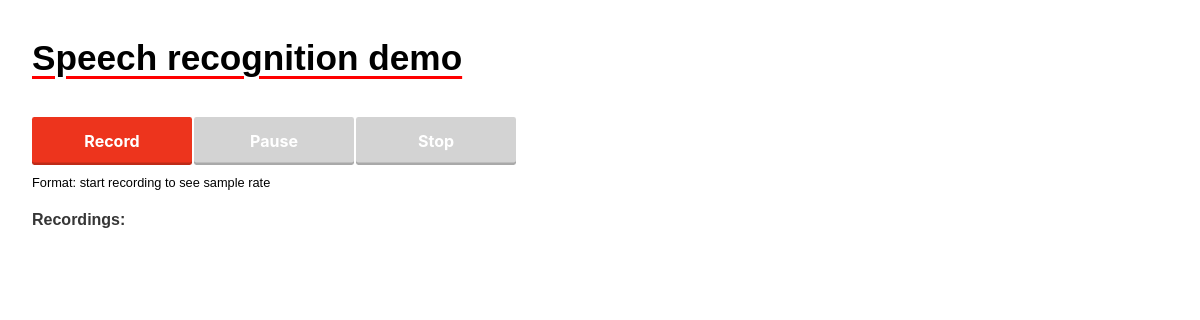
/record/, run on an earlier commit of the app's database.
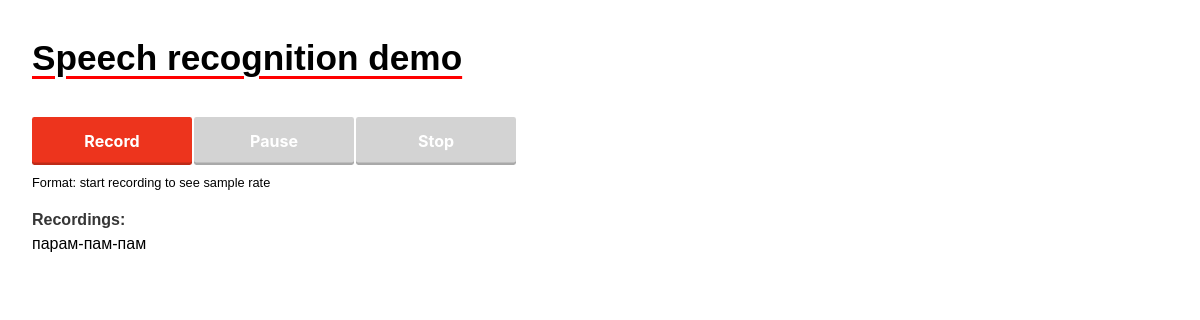
And on a later commit of the database.
### apps/stt/models.py (models this page shows, shortened)
class Record(models.Model):
    id = models.IntegerField(db_column='id', blank=False, null=False, primary_key=True, editable=False)
    audio_name = models.TextField()
    voice_record = models.FileField(upload_to="records")
    language = models.CharField(max_length=50, null=True, blank=True)
    dtcreate = models.DateTimeField(auto_now_add=True)
    class Meta:
        verbose_name = "Record"
        verbose_name_plural = "Records"

### apps/stt/views.py (the view, shortened to what this page needs)
# urls.py: path("record/", views.record, name="record"),
@csrf_exempt
def record(request):
    text_db = Record.objects.last()
    context = {"page_title": "Record audio",
               'text_db': text_db
               }
    return render(request, "stt/record.html", context)

### apps/stt/templates/stt/record.html (shortened to what this page needs)
{% extends 'stt/base.html' %}
{% load static %}
{% block css %}
<link href="{% static 'assets/css/video-js.css' %}" rel="stylesheet" />
<link href="{% static 'assets/css/all.min.css' %}" rel="stylesheet" />
<link
  href="{% static 'assets/css/videojs.wavesurfer.min.css' %}"
  rel="stylesheet"
/>
<link href="{% static 'assets/css/style.css' %}" rel="stylesheet" />
<link href="{% static 'assets/css/videojs.record.css' %}" rel="stylesheet" />
{% endblock css %}
{% block content %}
<h1>Speech recognition demo</h1>
    <div id="controls">
  	 <button id="recordButton">Record</button>
  	 <button id="pauseButton" disabled>Pause</button>
  	 <button id="stopButton" disabled>Stop</button>
    </div>
    <div id="formats">Format: start recording to see sample rate</div>
  	<p><strong>Recordings:</strong></p>
		{{ text_db.audio_name }}
{% endblock content %}

### apps/stt/templates/stt/base.html (shortened to what this page needs)
{% load static %}
<!DOCTYPE html>
<html>
  <head>
    <link rel="stylesheet" href="{% static 'assets/css/bulma.min.css' %}" />
    {% block css %}{% endblock css %}
  </head>
  <body>
    {% block content %} {% endblock content %}
  </body>
</html>

### static/assets/css/style.css (style rules this page uses)
p { margin-top: 1rem; }
body { line-height: 1.5; font-family: sans-serif; word-wrap: break-word; overflow-wrap: break-word; color:black; margin:2em; }
h1 { text-decoration: underline red; text-decoration-thickness: 3px; text-underline-offset: 6px; font-size: 220%; font-weight: bold; }
#controls { display: flex; margin-top: 2rem; max-width: 28em; }
button { flex-grow: 1; height: 3rem; min-width: 10rem; border: none; border-radius: 0.15rem; background: #ed341d; margin-left: 2px; box-shadow: inset 0 -0.15rem 0 rgba(0, 0, 0, 0.2); cursor: pointer; display: flex; justify-content: center; align-items: center; color:#ffffff; font-weight: bold; font-size: 1rem; }
button:disabled { pointer-events: none; background: lightgray; }
button:first-child { margin-left: 0; }
#formats { margin-top: 0.5rem; font-size: 80%; }

What changed in the data, as far as the page shows it:
now on this page (row edited): Record: audio_name "парам-пам-пам"
